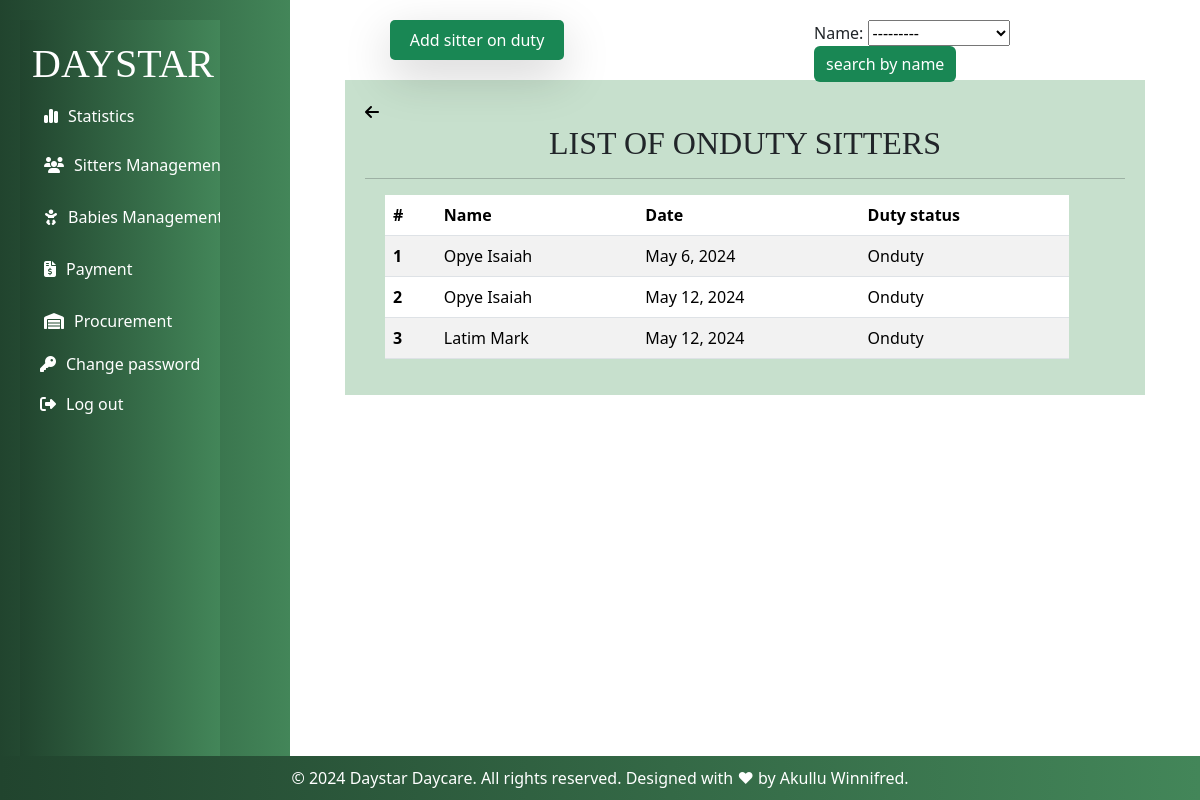
/onduty/ (signed in), run on the app's committed database.
### myapp/models.py (models this page shows, shortened)
class BabySitter(models.Model):
    GENDER_CHOICES = (
         ('male', 'Male'),
        ('female', 'Female'),
     )
    name = models.CharField(max_length=200,validators=[validate_letters])
    gender = models.CharField(max_length=10,choices=GENDER_CHOICES)
    location = models.CharField(max_length=10, default='kabalagala')
    Date_Of_Birth = models.DateField(default=timezone.now)
    NIN = models.CharField(max_length=14,validators=[validate_NIN_length])
    Religion = models.CharField(max_length=30, null=True, blank=True,verbose_name="Religion(optional)")
    Level_Of_Education = models.CharField(max_length=200,choices=(
        ('Certificate', 'Certificate'),
        ('Diploma', 'Diploma'),
        ('Degree', 'Degree'),
        ('Others', 'Others'),
    ))
    Contact = models.CharField(max_length=10,validators=[validate_contact_length])
    Sitter_Number = models.CharField(max_length=200,unique=True,blank=False, null=True)
    Next_Of_Kin = models.CharField(max_length=200,validators=[validate_letters])
    Recommenders_Name = models.CharField(max_length=200,validators=[validate_letters])
    Recommenders_Contact = models.CharField(max_length=10,validators=[validate_contact_length])
    def __str__(self):
        return self.name

class BabySitterattendance(models.Model):
    sitter_Number = models.CharField(max_length=200,unique=True)
    name = models.ForeignKey(BabySitter, on_delete=models.CASCADE)
    date = models.DateField(default=timezone.now)
    attendance_status = models.CharField(max_length=10,default= 'Onduty')

### myapp/views.py (the view)
# urls.py: path("onduty/",views.onduty,name="onduty"),
@login_required
def onduty(request):
    sitters = BabySitterattendance.objects.all().order_by('id')
    sitterarrival=Sitter_arrivalFilter(request.GET,queryset=sitters)
    sitters = sitterarrival.qs
    return render(request,'sitters/onduty.html',{'sitters':sitters,'sitterarrival':sitterarrival})

### myapp/templates/sitters/onduty.html (shortened to what this page needs)
{% extends 'base.html' %}
{% block content %}
<div class="edit">
<button class="p-2 bg-teal-500 rounded-lg shadow-lg bg bg-success"
  style="margin-left: 80px; border-radius: 5px; border: #B4BDFF; width: 20%; height: 5%; color: white;"> Add sitter on duty</a></button><br><br>
<form method="GET" style="margin-left: 250px;">
  {{ sitterarrival.form }}
  <input type="submit" value="search by name" class="btn btn-primary bg bg-success" style="border: none;">
</form>
</div>
<div class="container">
  <div>
    <a href="{% url 'onduty' %}"> <i class="fa-solid fa-arrow-left" style="color: black;"></i></a>
  </div>
  <h2>LIST OF ONDUTY SITTERS</h2>
  <hr>
  <table class="table table-striped" style="width: 90%; margin-left: 20px;">
    <thead>
      <tr>
        <th scope="col">#</th>
        <th scope="col">Name</th>
        <th scope="col">Date</th>
        <th scope="col">Duty status</th>
      </tr>
    </thead>
    <tbody>
      {% for each in sitters %}
      <tr>
        <th scope="row">{{ each.id }}</th>
        <td>{{ each.name }}</td>
        <td>{{ each.date }}</td>
        <td>{{ each.attendance_status }}</td>
      </tr>
      {% endfor %}
    </tbody>
  </table>
</div>
{% endblock %}

### myapp/static/css/base.css (style rules this page uses)
body { min-height: 100vh; }

### myapp/templates/sitters/onduty.html (style rules this page uses)
.container { padding-top: 20px; margin-top: 60px; margin-bottom: 30px; max-width: 800px; background-color: rgba(153, 198, 165, 0.55); padding: 20px; }
h2 { font-family: Georgia, 'Times New Roman', Times, serif; text-align: center; }
.edit { display: flex; float: left; width: 100%; }

### data on the page
BabySitter: name "---------"
BabySitterattendance: id "1", name "Opye Isaiah", date "May 6, 2024", attendance_status "Onduty"
BabySitterattendance: id "2", name "Opye Isaiah", date "May 12, 2024", attendance_status "Onduty"
BabySitterattendance: id "3", name "Latim Mark", date "May 12, 2024", attendance_status "Onduty"
